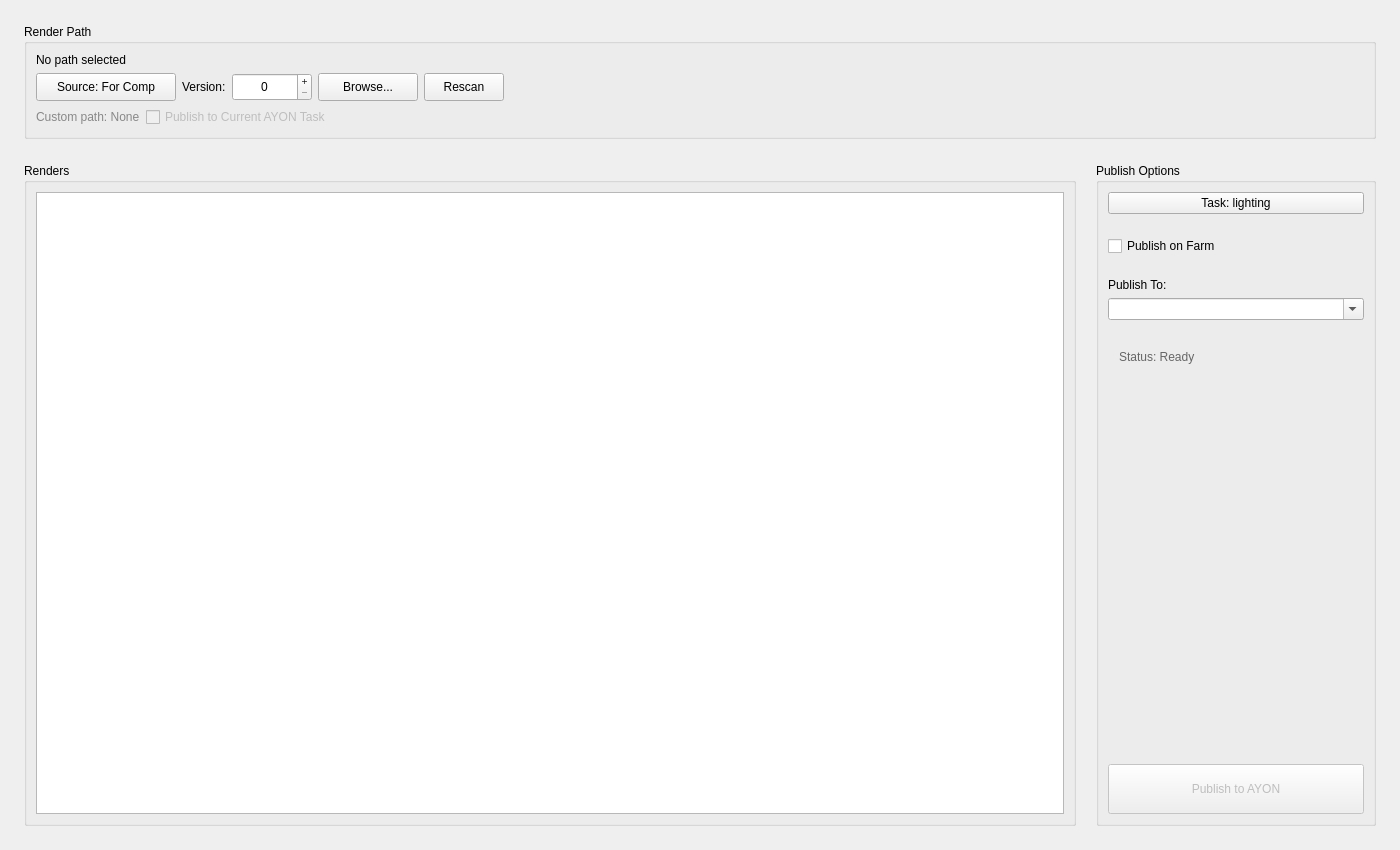
<?xml version="1.0" encoding="UTF-8"?>
<ui version="4.0">
 <class>RePublishTab</class>
 <widget class="QWidget" name="RePublishTab">
  <property name="geometry">
   <rect>
    <x>0</x>
    <y>0</y>
    <width>1400</width>
    <height>850</height>
   </rect>
  </property>
  <layout class="QVBoxLayout" name="republishLayout">
   <property name="spacing">
    <number>24</number>
   </property>
   <property name="leftMargin">
    <number>24</number>
   </property>
   <property name="topMargin">
    <number>24</number>
   </property>
   <property name="rightMargin">
    <number>24</number>
   </property>
   <property name="bottomMargin">
    <number>24</number>
   </property>
   <item>
    <widget class="QGroupBox" name="republishRenderPathGroupBox">
     <property name="title">
      <string>Render Path</string>
     </property>
     <layout class="QVBoxLayout" name="republishRenderPathLayout">
      <item>
       <widget class="QLabel" name="RePublishRenderPath">
        <property name="variant" stdset="0">
         <string>path</string>
        </property>
        <property name="text">
         <string>No path selected</string>
        </property>
        <property name="wordWrap">
         <bool>true</bool>
        </property>
        <property name="textInteractionFlags">
         <set>Qt::TextSelectableByMouse</set>
        </property>
       </widget>
      </item>
      <item>
       <layout class="QHBoxLayout" name="republishVersionLayout">
        <item>
         <widget class="QPushButton" name="RePublishSourceButton">
          <property name="role" stdset="0">
           <string>secondary</string>
          </property>
          <property name="minimumSize">
           <size>
            <width>140</width>
            <height>28</height>
           </size>
          </property>
          <property name="text">
           <string>Source: For Comp</string>
          </property>
          <property name="toolTip">
           <string>Click to select the render source</string>
          </property>
         </widget>
        </item>
        <item>
         <widget class="QLabel" name="RePublishVersionLabel">
          <property name="text">
           <string>Version:</string>
          </property>
         </widget>
        </item>
        <item>
         <widget class="QSpinBox" name="RePublishCurrentVer">
          <property name="minimumSize">
           <size>
            <width>80</width>
            <height>28</height>
           </size>
          </property>
          <property name="alignment">
           <set>Qt::AlignCenter</set>
          </property>
          <property name="buttonSymbols">
           <enum>QAbstractSpinBox::PlusMinus</enum>
          </property>
          <property name="minimum">
           <number>0</number>
          </property>
          <property name="maximum">
           <number>999</number>
          </property>
         </widget>
        </item>
        <item>
         <widget class="QPushButton" name="RePublishBrowseCustomPath">
          <property name="density" stdset="0">
           <string>sm</string>
          </property>
          <property name="role" stdset="0">
           <string>secondary</string>
          </property>
          <property name="minimumSize">
           <size>
            <width>100</width>
            <height>28</height>
           </size>
          </property>
          <property name="visible">
           <bool>false</bool>
          </property>
          <property name="text">
           <string>Browse...</string>
          </property>
         </widget>
        </item>
        <item>
         <widget class="QPushButton" name="RePublishScanRenders">
          <property name="role" stdset="0">
           <string>secondary</string>
          </property>
          <property name="minimumSize">
           <size>
            <width>80</width>
            <height>28</height>
           </size>
          </property>
          <property name="toolTip">
           <string>Rescan version and find render files</string>
          </property>
          <property name="text">
           <string>Rescan</string>
          </property>
         </widget>
        </item>
        <item>
         <spacer name="republishVersionSpacer">
          <property name="orientation">
           <enum>Qt::Horizontal</enum>
          </property>
          <property name="sizeHint" stdset="0">
           <size>
            <width>40</width>
            <height>20</height>
           </size>
          </property>
         </spacer>
        </item>
       </layout>
      </item>
      <item>
       <layout class="QHBoxLayout" name="republishCustomPathLayout">
        <item>
         <widget class="QLabel" name="RePublishCustomPathLabel">
          <property name="variant" stdset="0">
           <string>path</string>
          </property>
          <property name="text">
           <string>Custom path: None</string>
          </property>
          <property name="styleSheet">
           <string notr="true">color: #888888; font-size: 9pt;</string>
          </property>
          <property name="visible">
           <bool>false</bool>
          </property>
         </widget>
        </item>
        <item>
         <widget class="QCheckBox" name="RePublishUseCurrentTask">
          <property name="text">
           <string>Publish to Current AYON Task</string>
          </property>
          <property name="toolTip">
           <string>When enabled, publishes to the current AYON task context instead of inferring from the custom path</string>
          </property>
          <property name="enabled">
           <bool>false</bool>
          </property>
          <property name="visible">
           <bool>false</bool>
          </property>
         </widget>
        </item>
        <item>
         <spacer name="republishCustomPathSpacer">
          <property name="orientation">
           <enum>Qt::Horizontal</enum>
          </property>
          <property name="sizeHint" stdset="0">
           <size>
            <width>40</width>
            <height>20</height>
           </size>
          </property>
         </spacer>
        </item>
       </layout>
      </item>
     </layout>
    </widget>
   </item>
   <item>
    <layout class="QHBoxLayout" name="republishContentLayout">
     <property name="spacing">
      <number>20</number>
     </property>
     <item>
      <widget class="QGroupBox" name="republishRendersGroupBox">
       <property name="title">
        <string>Renders</string>
       </property>
       <layout class="QVBoxLayout" name="republishRendersListLayout">
        <item>
         <widget class="QListWidget" name="RePublishRendersList">
          <property name="toolTip">
           <string>Render sequences found in the current version - select the sequence to publish to AYON</string>
          </property>
          <property name="alternatingRowColors">
           <bool>true</bool>
          </property>
          <property name="selectionMode">
           <enum>QAbstractItemView::SingleSelection</enum>
          </property>
         </widget>
        </item>
       </layout>
      </widget>
     </item>
     <item>
      <widget class="QGroupBox" name="republishOptionsGroupBox">
       <property name="minimumSize">
        <size>
         <width>280</width>
         <height>0</height>
        </size>
       </property>
       <property name="maximumSize">
        <size>
         <width>320</width>
         <height>16777215</height>
        </size>
       </property>
       <property name="title">
        <string>Publish Options</string>
       </property>
       <layout class="QVBoxLayout" name="republishOptionsLayout">
        <item>
         <widget class="QPushButton" name="RePublishTaskButton">
          <property name="role" stdset="0">
           <string>secondary</string>
          </property>
          <property name="text">
           <string>Task: lighting</string>
          </property>
          <property name="toolTip">
           <string>Click to select the task for publishing</string>
          </property>
         </widget>
        </item>
        <item>
         <spacer name="republishOptionsSpacer1">
          <property name="orientation">
           <enum>Qt::Vertical</enum>
          </property>
          <property name="sizeType">
           <enum>QSizePolicy::Fixed</enum>
          </property>
          <property name="sizeHint" stdset="0">
           <size>
            <width>20</width>
            <height>16</height>
           </size>
          </property>
         </spacer>
        </item>
        <item>
         <widget class="QCheckBox" name="RePublishUseFarm">
          <property name="text">
           <string>Publish on Farm</string>
          </property>
          <property name="checked">
           <bool>false</bool>
          </property>
         </widget>
        </item>
        <item>
         <spacer name="republishOptionsSpacer2">
          <property name="orientation">
           <enum>Qt::Vertical</enum>
          </property>
          <property name="sizeType">
           <enum>QSizePolicy::Fixed</enum>
          </property>
          <property name="sizeHint" stdset="0">
           <size>
            <width>20</width>
            <height>16</height>
           </size>
          </property>
         </spacer>
        </item>
        <item>
         <widget class="QLabel" name="republishProductNameLabel">
          <property name="text">
           <string>Publish To:</string>
          </property>
         </widget>
        </item>
        <item>
         <widget class="QComboBox" name="RePublishProductName">
          <property name="editable">
           <bool>true</bool>
          </property>
          <property name="toolTip">
           <string>Select an existing AYON product or type a new name</string>
          </property>
          <property name="placeholderText">
           <string>Select or type product name</string>
          </property>
         </widget>
        </item>
        <item>
         <spacer name="republishOptionsSpacer3">
          <property name="orientation">
           <enum>Qt::Vertical</enum>
          </property>
          <property name="sizeType">
           <enum>QSizePolicy::Fixed</enum>
          </property>
          <property name="sizeHint" stdset="0">
           <size>
            <width>20</width>
            <height>16</height>
           </size>
          </property>
         </spacer>
        </item>
        <item>
         <widget class="QLabel" name="RePublishStatusLabel">
          <property name="text">
           <string>Status: Ready</string>
          </property>
          <property name="styleSheet">
           <string notr="true">color: #666; padding: 8px;</string>
          </property>
          <property name="wordWrap">
           <bool>true</bool>
          </property>
         </widget>
        </item>
        <item>
         <spacer name="republishOptionsSpacer4">
          <property name="orientation">
           <enum>Qt::Vertical</enum>
          </property>
          <property name="sizeHint" stdset="0">
           <size>
            <width>20</width>
            <height>40</height>
           </size>
          </property>
         </spacer>
        </item>
        <item>
         <widget class="QPushButton" name="RePublishPublish">
          <property name="role" stdset="0">
           <string>ayon</string>
          </property>
          <property name="enabled">
           <bool>false</bool>
          </property>
          <property name="minimumSize">
           <size>
            <width>0</width>
            <height>50</height>
           </size>
          </property>
          <property name="toolTip">
           <string>Publish the selected render sequence to AYON (Ctrl+Return)</string>
          </property>
          <property name="text">
           <string>Publish to AYON</string>
          </property>
          <property name="shortcut">
           <string>Ctrl+Return</string>
          </property>
         </widget>
        </item>
       </layout>
      </widget>
     </item>
    </layout>
   </item>
  </layout>
 </widget>
 <resources/>
 <connections/>
</ui>
